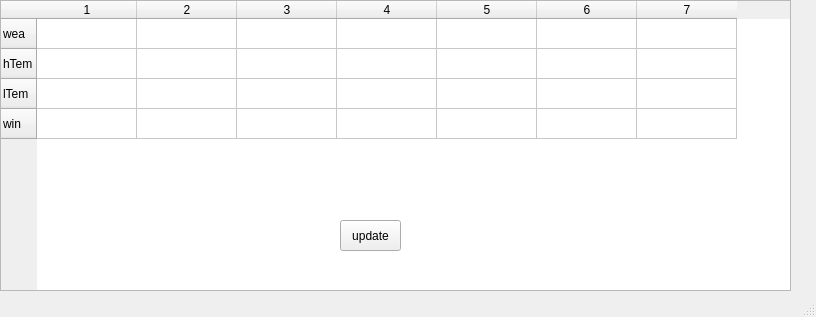
<?xml version="1.0" encoding="UTF-8"?>
<ui version="4.0">
 <class>MainWindow</class>
 <widget class="QMainWindow" name="MainWindow">
  <property name="geometry">
   <rect>
    <x>0</x>
    <y>0</y>
    <width>816</width>
    <height>317</height>
   </rect>
  </property>
  <property name="windowTitle">
   <string>MainWindow</string>
  </property>
  <widget class="QWidget" name="centralwidget">
   <widget class="QTableWidget" name="tableWidget">
    <property name="geometry">
     <rect>
      <x>0</x>
      <y>0</y>
      <width>791</width>
      <height>291</height>
     </rect>
    </property>
    <row>
     <property name="text">
      <string>wea</string>
     </property>
    </row>
    <row>
     <property name="text">
      <string>hTem</string>
     </property>
    </row>
    <row>
     <property name="text">
      <string>lTem</string>
     </property>
    </row>
    <row>
     <property name="text">
      <string>win</string>
     </property>
    </row>
    <column>
     <property name="text">
      <string>1</string>
     </property>
    </column>
    <column>
     <property name="text">
      <string>2</string>
     </property>
    </column>
    <column>
     <property name="text">
      <string>3</string>
     </property>
    </column>
    <column>
     <property name="text">
      <string>4</string>
     </property>
    </column>
    <column>
     <property name="text">
      <string>5</string>
     </property>
    </column>
    <column>
     <property name="text">
      <string>6</string>
     </property>
    </column>
    <column>
     <property name="text">
      <string>7</string>
     </property>
    </column>
   </widget>
   <widget class="QPushButton" name="pushButton">
    <property name="geometry">
     <rect>
      <x>340</x>
      <y>220</y>
      <width>61</width>
      <height>31</height>
     </rect>
    </property>
    <property name="text">
     <string>update</string>
    </property>
   </widget>
  </widget>
  <widget class="QMenuBar" name="menubar">
   <property name="geometry">
    <rect>
     <x>0</x>
     <y>0</y>
     <width>816</width>
     <height>23</height>
    </rect>
   </property>
  </widget>
  <widget class="QStatusBar" name="statusbar"/>
 </widget>
 <resources/>
 <connections/>
</ui>
